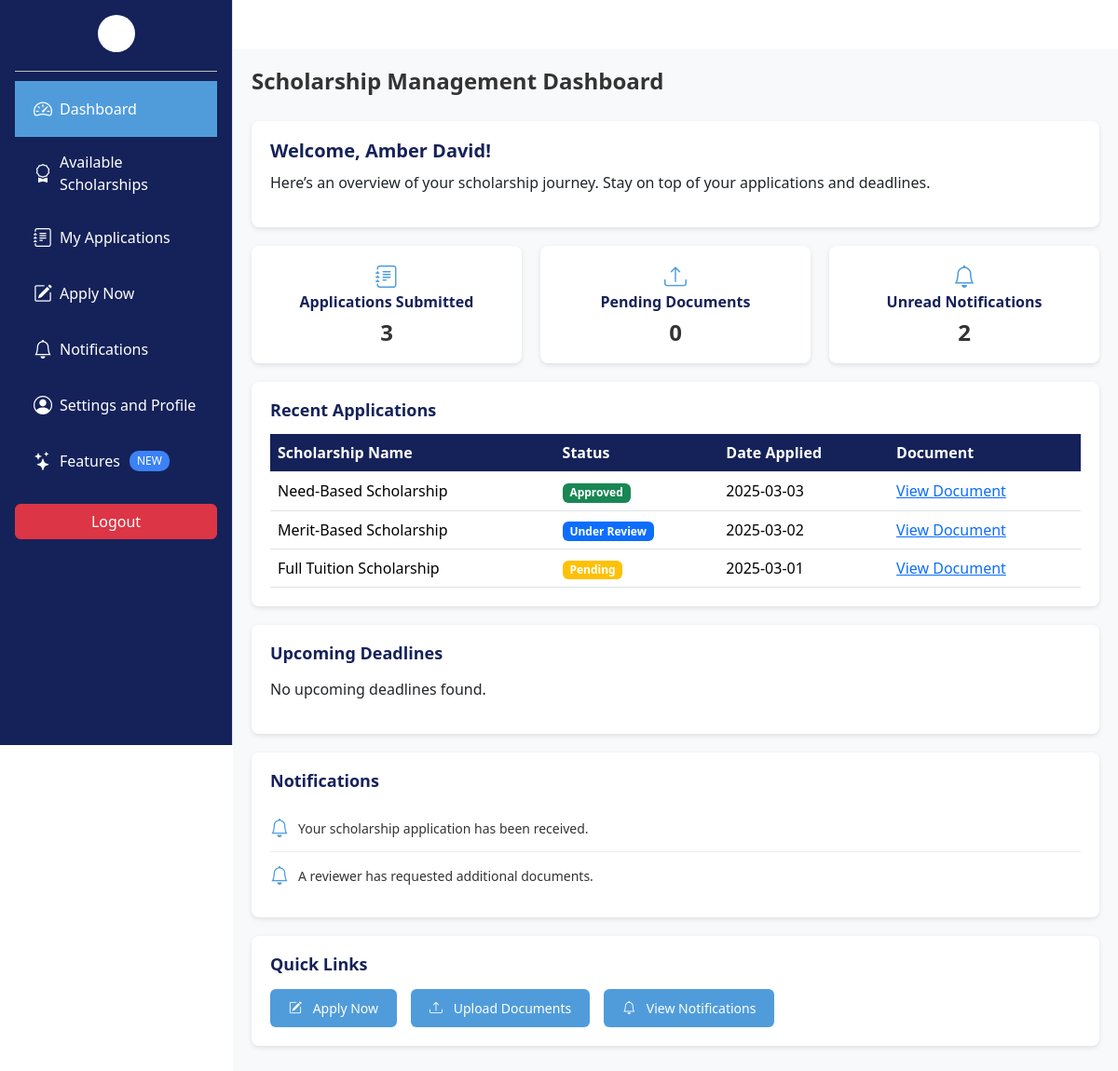
/Student/dashboard.php, run on the app's committed database.
### tables this page shows
CREATE TABLE Students (
    student_id INT PRIMARY KEY AUTO_INCREMENT,
    user_id INT NOT NULL,
    first_name VARCHAR(100) NOT NULL,
    last_name VARCHAR(100) NOT NULL,
    email VARCHAR(150) NOT NULL UNIQUE,
    phone VARCHAR(15),
    date_of_birth DATE,
    enrollment_date DATE NOT NULL,
    program VARCHAR(50) NOT NULL,
    gpa DECIMAL(3,2),
    status ENUM('Active', 'Graduated', 'Suspended', 'Withdrawn', 'Scholarship Awarded', 'Scholarship Revoked') DEFAULT 'Active',
    FOREIGN KEY (user_id) REFERENCES Users(user_id) ON DELETE CASCADE
);

CREATE TABLE Applications (
    application_id INT PRIMARY KEY AUTO_INCREMENT,
    student_id INT NOT NULL,
    scholarship_id INT NOT NULL,
    submission_date TIMESTAMP DEFAULT CURRENT_TIMESTAMP,
    document_url VARCHAR(255) DEFAULT NULL,
    status ENUM('Submitted', 'Pending', 'Under Review', 'Approved', 'Accepted', 'Rejected', 'Needs More Info') DEFAULT 'Submitted',
    FOREIGN KEY (student_id) REFERENCES Students(student_id) ON DELETE CASCADE,
    FOREIGN KEY (scholarship_id) REFERENCES Scholarships(scholarship_id) ON DELETE CASCADE
);

CREATE TABLE Scholarships (
    scholarship_id INT PRIMARY KEY AUTO_INCREMENT,
    name VARCHAR(255) NOT NULL,
    amount DECIMAL(10,2) NOT NULL CHECK (amount > 0),
    gpa DECIMAL(3,1) DEFAULT NULL,
    other_criteria VARCHAR(255) DEFAULT NULL,
    application_start DATE DEFAULT NULL,
    application_end DATE NOT NULL,
    status ENUM('Open', 'Closed', 'Awarded') DEFAULT 'Open',
    created_at TIMESTAMP DEFAULT CURRENT_TIMESTAMP
);

CREATE TABLE Notifications (
    notification_id INT PRIMARY KEY AUTO_INCREMENT,
    user_id INT NOT NULL,
    message TEXT NOT NULL,
    date_created TIMESTAMP DEFAULT CURRENT_TIMESTAMP,
    status ENUM('Unread', 'Read') DEFAULT 'Unread',
    FOREIGN KEY (user_id) REFERENCES Users(user_id) ON DELETE CASCADE
);

### Student/dashboard.php (the view, shortened to what this page needs)
<?php
include "../Database/db.php";
$conn = new mysqli($servername, $username, $password, $dbname, $port);
$user_id = 4;
$studentQuery = "SELECT student_id, first_name, last_name FROM Students WHERE user_id = ?";
$stmt = $conn->prepare($studentQuery);
$stmt->bind_param("i", $user_id);
if (!$stmt->execute()) {
    die("Execute failed: " . $stmt->error);
}
$studentResult = $stmt->get_result();
$student = $studentResult->num_rows > 0 ? $studentResult->fetch_assoc() : null;
$student_id = $student['student_id'];
$student_name = $student['first_name'] . ' ' . $student['last_name'];
$applicationsSubmittedQuery = "SELECT COUNT(*) AS count FROM Applications WHERE student_id = ?";
$stmt = $conn->prepare($applicationsSubmittedQuery);
$stmt->bind_param("i", $student_id);
if (!$stmt->execute()) {
    die("Execute failed for applicationsSubmittedQuery: " . $stmt->error);
}
$applicationsSubmitted = $stmt->get_result()->fetch_assoc()['count'] ?? 0;
$pendingDocumentsQuery = "SELECT COUNT(*) AS count
                         FROM Applications a
                         WHERE a.student_id = ? AND a.document_url IS NULL";
$stmt = $conn->prepare($pendingDocumentsQuery);
$stmt->bind_param("i", $student_id);
if (!$stmt->execute()) {
    die("Execute failed: " . $stmt->error);
}
$pendingDocuments = $stmt->get_result()->fetch_assoc()['count'] ?? 0;
$unreadNotificationsQuery = "SELECT COUNT(*) AS count FROM Notifications WHERE user_id = ? AND status = 'Unread'";
$stmt = $conn->prepare($unreadNotificationsQuery);
$stmt->bind_param("i", $user_id);
if (!$stmt->execute()) {
    die("Execute failed: " . $stmt->error);
}
$unreadNotifications = $stmt->get_result()->fetch_assoc()['count'] ?? 0;
$recentApplicationsQuery = "SELECT s.name AS scholarship_name, a.status, DATE(a.submission_date) AS date_applied, a.document_url
                           FROM Applications a
                           JOIN Scholarships s ON a.scholarship_id = s.scholarship_id
                           WHERE a.student_id = ?
                           ORDER BY a.submission_date DESC
                           LIMIT 3";
$stmt = $conn->prepare($recentApplicationsQuery);
$stmt->bind_param("i", $student_id);
if (!$stmt->execute()) {
    die("Execute failed: " . $stmt->error);
}
$recentApplicationsResult = $stmt->get_result();
$upcomingDeadlinesQuery = "SELECT name, application_end AS application_deadline
                          FROM Scholarships
                          WHERE status = 'Open' AND application_end >= CURDATE()
                          ORDER BY application_end ASC
                          LIMIT 3";
$upcomingDeadlinesResult = $conn->query($upcomingDeadlinesQuery);
$notificationsQuery = "SELECT message
                      FROM Notifications
                      WHERE user_id = ? AND status = 'Unread'
                      ORDER BY date_created DESC
                      LIMIT 3";
$stmt = $conn->prepare($notificationsQuery);
$stmt->bind_param("i", $user_id);
$stmt->execute();
$notificationsResult = $stmt->get_result();
?>
<!DOCTYPE html>
<html lang="en">
<head>
  <link href="https://cdn.jsdelivr.net/npm/bootstrap@5.3.3/dist/css/bootstrap.min.css" rel="stylesheet" />
  <link href="https://cdn.jsdelivr.net/npm/bootstrap-icons@1.10.5/font/bootstrap-icons.css" rel="stylesheet" />
</head>
<body>
  <?php include 'sidebar.php'; ?>
  <div class="main-content">
    <div class="page-header">
      <h1>Scholarship Management Dashboard</h1>
    </div>
    <div class="welcome-message">
      <h2>Welcome, <?php echo htmlspecialchars($student_name); ?>!</h2>
      <p>Here’s an overview of your scholarship journey. Stay on top of your applications and deadlines.</p>
    </div>
    <div class="quick-stats">
      <div class="stat-card">
        <i class="bi bi-journal-text"></i>
        <h3>Applications Submitted</h3>
        <p><?php echo $applicationsSubmitted; ?></p>
      </div>
      <div class="stat-card">
        <i class="bi bi-upload"></i>
        <h3>Pending Documents</h3>
        <p><?php echo $pendingDocuments; ?></p>
      </div>
      <div class="stat-card">
        <i class="bi bi-bell"></i>
        <h3>Unread Notifications</h3>
        <p><?php echo $unreadNotifications; ?></p>
      </div>
    </div>
    <div class="dashboard-section">
      <h3>Recent Applications</h3>
      <?php if ($recentApplicationsResult && $recentApplicationsResult->num_rows > 0): ?>
        <table class="table table-hover">
          <thead>
            <tr>
              <th>Scholarship Name</th>
              <th>Status</th>
              <th>Date Applied</th>
              <th>Document</th>
            </tr>
          </thead>
          <tbody>
            <?php while ($row = $recentApplicationsResult->fetch_assoc()): ?>
              <tr>
                <td><?php echo htmlspecialchars($row['scholarship_name']); ?></td>
                <td>
                  <span class="badge <?php
                      $badgeClass = match ($row['status']) {
                          'Submitted' => 'bg-info',
                          'Pending' => 'bg-warning',
                          'Under Review' => 'bg-primary',
                          'Approved' => 'bg-success',
                          'Accepted' => 'bg-success',
                          'Rejected' => 'bg-danger',
                          'Needs More Info' => 'bg-secondary',
                          default => 'bg-secondary'
                      };
                      echo $badgeClass;
                  ?>">
                    <?php echo htmlspecialchars($row['status']); ?>
                  </span>
                </td>
                <td><?php echo htmlspecialchars($row['date_applied']); ?></td>
                <td>
                  <?php if ($row['document_url']): ?>
                    <a href="<?php echo htmlspecialchars($row['document_url']); ?>" target="_blank">View Document</a>
                  <?php else: ?>
                    No Document
                  <?php endif; ?>
                </td>
              </tr>
            <?php endwhile; ?>
          </tbody>
        </table>
      <?php else: ?>
        <p>No recent applications found.</p>
      <?php endif; ?>
    </div>
    <div class="dashboard-section">
      <h3>Upcoming Deadlines</h3>
      <?php if ($upcomingDeadlinesResult && $upcomingDeadlinesResult->num_rows > 0): ?>
        <?php while ($row = $upcomingDeadlinesResult->fetch_assoc()): ?>
          <div class="deadline-item">
            <p><?php echo htmlspecialchars($row['name']); ?></p>
            <div class="date"><?php echo htmlspecialchars($row['application_deadline']); ?></div>
          </div>
        <?php endwhile; ?>
      <?php else: ?>
        <p>No upcoming deadlines found.</p>
      <?php endif; ?>
    </div>
    <div class="dashboard-section">
      <h3>Notifications</h3>
      <?php if ($notificationsResult && $notificationsResult->num_rows > 0): ?>
        <?php while ($row = $notificationsResult->fetch_assoc()): ?>
          <div class="notification-item">
            <i class="bi bi-bell"></i>
            <span><?php echo htmlspecialchars($row['message']); ?></span>
          </div>
        <?php endwhile; ?>
      <?php else: ?>
        <p>No unread notifications found.</p>
      <?php endif; ?>
    </div>
    <div class="dashboard-section">
      <h3>Quick Links</h3>
      <div class="quick-links">
        <a href="#" class="btn"><i class="bi bi-pencil-square me-2"></i> Apply Now</a>
        <a href="#" class="btn"><i class="bi bi-upload me-2"></i> Upload Documents</a>
        <a href="#" class="btn"><i class="bi bi-bell me-2"></i> View Notifications</a>
      </div>
    </div>
  </div>
</body>
</html>

### Student/dashboard.php (style rules this page uses)
.main-content { background-color: #f8f9fa; min-height: 100vh; }
.page-header { display: flex; justify-content: space-between; align-items: center; margin-bottom: 20px; }
.page-header h1 { font-size: 24px; font-weight: 600; color: #333; }
.welcome-message { background-color: #ffffff; border-radius: 8px; padding: 20px; box-shadow: 0 2px 5px rgba(0, 0, 0, 0.1); margin-bottom: 20px; }
.welcome-message h2 { font-size: 20px; font-weight: 600; color: #152259; margin-bottom: 10px; }
.quick-stats { display: flex; gap: 20px; margin-bottom: 20px; flex-wrap: wrap; }
.stat-card { background-color: #ffffff; border-radius: 8px; padding: 15px; box-shadow: 0 2px 5px rgba(0, 0, 0, 0.1); flex: 1; min-width: 200px; text-align: center; }
.stat-card i { font-size: 24px; color: #509CDB; margin-bottom: 10px; }
.stat-card h3 { font-size: 16px; font-weight: 600; color: #152259; margin-bottom: 5px; }
.stat-card p { font-size: 24px; font-weight: 600; color: #333; margin: 0; }
.dashboard-section { background-color: #ffffff; border-radius: 8px; padding: 20px; box-shadow: 0 2px 5px rgba(0, 0, 0, 0.1); margin-bottom: 20px; }
.dashboard-section h3 { font-size: 18px; font-weight: 600; color: #152259; margin-bottom: 15px; }
.dashboard-section .table { margin-bottom: 0; }
.dashboard-section .table th { background-color: #152259; color: #ffffff; }
.dashboard-section .table td { vertical-align: middle; }
.dashboard-section .table .badge { font-size: 12px; }
.dashboard-section .notification-item { display: flex; align-items: center; padding: 10px 0; border-bottom: 1px solid #eee; }
.dashboard-section .notification-item:last-child { border-bottom: none; }
.dashboard-section .notification-item i { font-size: 20px; margin-right: 10px; color: #509CDB; }
.dashboard-section .notification-item span { font-size: 14px; color: #333; }
.dashboard-section .quick-links { display: flex; gap: 15px; flex-wrap: wrap; }
.dashboard-section .quick-links .btn { background-color: #509CDB; border: none; padding: 10px 20px; font-size: 14px; color: #ffffff; }

### Student/sidebar.php (style rules this page uses)
.main-content { margin-left: 250px; padding: 20px; }

### data on the page
students: student_name "Amber David"
applications: scholarship.name "Need-Based Scholarship", status "Approved", date_applied "2025-03-03"
applications: scholarship.name "Merit-Based Scholarship", status "Under Review", date_applied "2025-03-02"
applications: scholarship.name "Full Tuition Scholarship", status "Pending", date_applied "2025-03-01"
notifications: message "Your scholarship application has been received."
notifications: message "A reviewer has requested additional documents."

### other printed values
$applicationsSubmitted "3"
$pendingDocuments "0"
$unreadNotifications "2"
